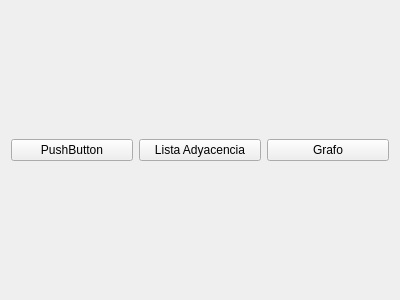
<?xml version="1.0" encoding="UTF-8"?>
<ui version="4.0">
 <class>WidgetReports</class>
 <widget class="QWidget" name="WidgetReports">
  <property name="geometry">
   <rect>
    <x>0</x>
    <y>0</y>
    <width>400</width>
    <height>300</height>
   </rect>
  </property>
  <property name="windowTitle">
   <string>Form</string>
  </property>
  <layout class="QHBoxLayout" name="horizontalLayout">
   <item>
    <widget class="QPushButton" name="pushButton_3">
     <property name="text">
      <string>PushButton</string>
     </property>
    </widget>
   </item>
   <item>
    <widget class="QPushButton" name="pushButton">
     <property name="text">
      <string>Lista Adyacencia</string>
     </property>
    </widget>
   </item>
   <item>
    <widget class="QPushButton" name="pushButton_2">
     <property name="text">
      <string>Grafo</string>
     </property>
    </widget>
   </item>
  </layout>
 </widget>
 <resources/>
 <connections/>
</ui>
